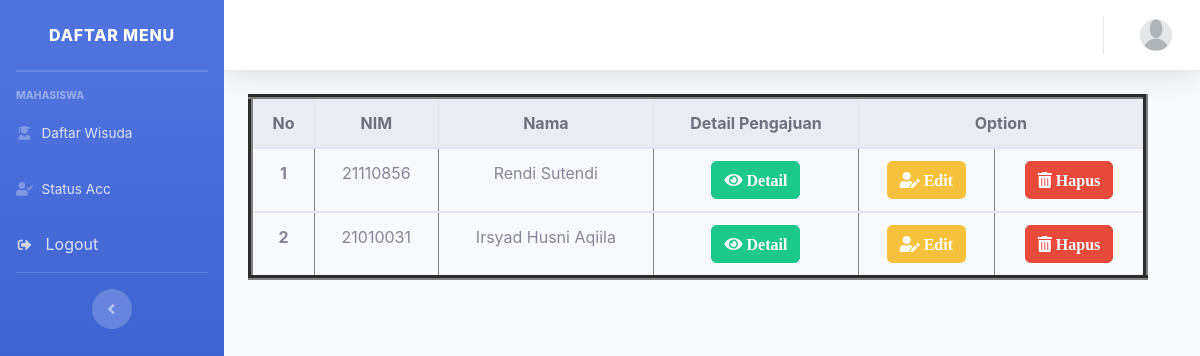
Page /index.php/mahasiswa/status on the committed database.
### tables this page shows
CREATE TABLE `wisuda` (
  `id_pengajuan` int(11) NOT NULL,
  `NIM` varchar(128) NOT NULL,
  `Tanggal_Lulus` date NOT NULL,
  `IPK` double NOT NULL,
  `Judul_Tesis` varchar(128) NOT NULL,
  `Nilai_ta` float NOT NULL,
  `Dosen_Pembimbing` varchar(128) NOT NULL,
  `Bulan_Wisuda` varchar(128) NOT NULL,
  `Tahun_Wisuda` varchar(128) NOT NULL,
  `Tgl_Pengajuan` date NOT NULL,
  `Status_Pengajuan` varchar(128) NOT NULL,
  `nama` varchar(128) NOT NULL,
  `program_studi` varchar(128) NOT NULL,
  `minat` varchar(128) NOT NULL,
  `tempat_lahir` varchar(128) NOT NULL,
  `alamat` varchar(128) NOT NULL,
  `tanggal_lahir` date NOT NULL,
  `predikat_kelulusan` varchar(128) NOT NULL,
  `email` varchar(128) NOT NULL,
  `lama_studi` varchar(128) NOT NULL
);

### application/controllers/Mahasiswa.php (called while the page is built, shortened)
<?php
class Mahasiswa extends CI_Controller
{
    public function __construct()
    {
        $this->load->library('form_validation');
        $this->load->model('M_user');
    }
    public function status()
    {
        $this->load->model('M_user');
        $data['wisuda'] = $this->M_user->get_data();
        $data['title'] = 'Status Mahasiswa';
        $data['user'] = $this->db->get_where('user', ['email' =>
        $this->session->userdata('email')])->row_array();
        $this->load->view('user/mahasiswa/header', $data);
        $this->load->view('user/mahasiswa/sidebar', $data);
        $this->load->view('user/mahasiswa/topbar', $data);
        $this->load->view('user/mahasiswa/status', $data);
        $this->load->view('user/mahasiswa/footer', $data);
    }
}

### index.php (called while the page is built, shortened)
<?php
require_once BASEPATH.'core/CodeIgniter.php';

### application/models/M_user.php (called while the page is built, shortened)
<?php
class M_user extends CI_Model
{
    public function get_data()
    {
        return $this->db->get('wisuda')->result_array();
    }
}

### application/views/user/mahasiswa/status.php (the view, shortened to what this page needs)
<div class="container-fluid">
    <table class="table" style="max-width: 900px;" border="5">
        <thead class="thead-light" align="center">
            <tr>
                <th scope="col">No</th>
                <th scope="col">NIM</th>
                <th scope="col">Nama</th>
                <th scope="col">Detail Pengajuan</th>
                <th colspan="2" scope="col">Option</th>
            </tr>
        </thead>
        <?php $no = 1;
        foreach ($wisuda as $wsd) : ?>
            <tbody>
                <tr align="center">
                    <th scope="row"><?php echo $no++; ?></th>
                    <td><?php echo $wsd['NIM']; ?></td>
                    <td><?php echo $wsd['nama']; ?></td>
                    <td>
                        <a href="<?php echo base_url('') ?>mahasiswa/detail/<?= $wsd['id_pengajuan'] ?>" class="btn btn-success"><i class="fas fa-eye"> Detail</i> </a>
                    </td>
                    <td><a href="<?php echo base_url('') ?>mahasiswa/ubah/<?= $wsd['id_pengajuan'] ?>" class="btn btn-warning"><i class="fas fa-user-edit"> Edit</i></a>
                    </td>
                    <td><a href="<?php echo base_url('') ?>mahasiswa/hapus/<?= $wsd['id_pengajuan'] ?>" class="btn btn-danger"><i class="fas fa-trash-alt"> Hapus</i> </a>
                    </td>
                </tr>
            </tbody>
        <?php endforeach ?>
    </table>
</div>
</div>

### rows in the picture
wisuda: NIM "21110856", nama "Rendi Sutendi"
wisuda: NIM "21010031", nama "Irsyad Husni Aqiila"
